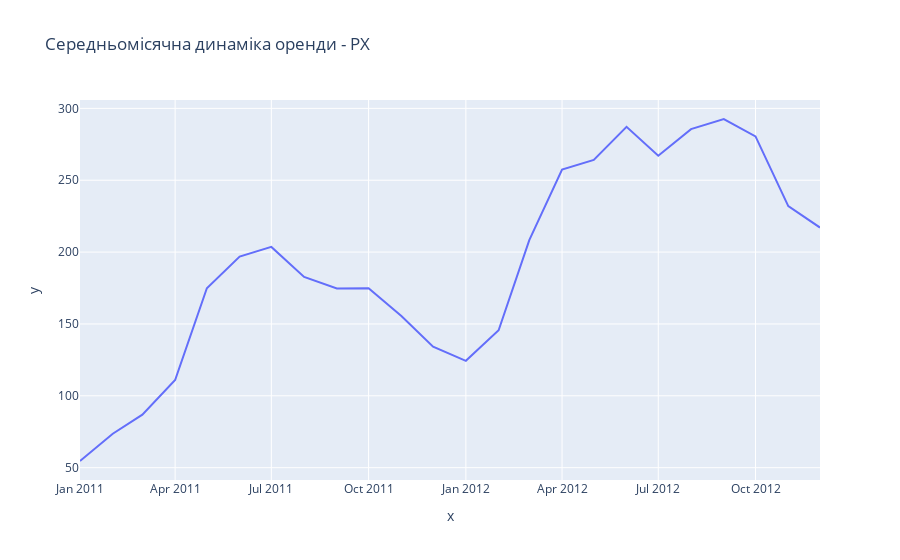

Here is the notebook cell this chart was saved with:
### Markdown cell above
## Завдання 3: Порівняння Plotly Express vs Graph Objects

**Завдання:**
Створіть лінійний графік помісячної динаміки оренди велосипедів двома способами - з Plotly Express та з Graph Objects.

**Дайте відповіді на питання.**
1. Як ви розумієте основну різницю між цими двома підходами?
2. Коли краще використовувати Plotly Express?
3. Коли потрібен Graph Objects?

### Code cell
fig = px.line(
        x=df['month_year'].unique(),
        y=df.groupby('month_year')['count'].mean(),
        title='Середньомісячна динаміка оренди - PX'
        # color=df['season_name'].unique()
)
fig.show();

### Figure 1 — Plotly figure (JSON) as saved in the notebook; plotly's stock layout.template omitted (floating-point values rounded to 4 significant figures)
{"data": [{"hovertemplate": "x=%{x}<br>y=%{y}<extra></extra>", "legendgroup": "", "line": {"color": "#636efa", "dash": "solid"}, "marker": {"symbol": "circle"}, "mode": "lines", "name": "", "orientation": "v", "showlegend": false, "type": "scatter", "x": ["2011-01", "2011-02", "2011-03", "2011-04", "2011-05", "2011-06", "2011-07", "2011-08", "2011-09", "2011-10", "2011-11", "2011-12", "2012-01", "2012-02", "2012-03", "2012-04", "2012-05", "2012-06", "2012-07", "2012-08", "2012-09", "2012-10", "2012-11", "2012-12"], "xaxis": "x", "y": [54.65, 73.64, 86.85, 111.0, 174.8, 196.9, 203.6, 182.7, 174.6, 174.8, 155.5, 134.2, 124.4, 145.6, 208.3, 257.5, 264.1, 287.2, 267.0, 285.6, 292.6, 280.5, 232.0, 217.1], "yaxis": "y"}], "layout": {"legend": {"tracegroupgap": 0}, "title": {"text": "Середньомісячна динаміка оренди - PX"}, "xaxis": {"anchor": "y", "domain": [0, 1], "title": {"text": "x"}}, "yaxis": {"anchor": "x", "domain": [0, 1], "title": {"text": "y"}}}}
